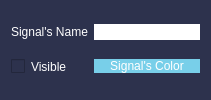
       <widget class="QFrame" name="frame_3">
        <property name="sizePolicy">
         <sizepolicy hsizetype="Maximum" vsizetype="Minimum">
          <horstretch>0</horstretch>
          <verstretch>0</verstretch>
         </sizepolicy>
        </property>
        <property name="styleSheet">
         <string notr="true">background-color: rgb(45, 50, 77);
border-radius: 25px;
buttoon-shadow: 2px 2px 5px rgb(0, 0, 0);
widget-shadow: 2px 2px 5px rgb(0, 0, 0);</string>
        </property>
        <property name="frameShape">
         <enum>QFrame::StyledPanel</enum>
        </property>
        <property name="frameShadow">
         <enum>QFrame::Raised</enum>
        </property>
        <layout class="QGridLayout" name="gridLayout_3">
         <item row="0" column="0">
          <widget class="QLabel" name="signal_name_label_graph_3">
           <property name="styleSheet">
            <string notr="true">color: rgb(255, 255, 255);
font: italic 10pt &quot;Georgia&quot;;
</string>
           </property>
           <property name="text">
            <string>Signal's Name</string>
           </property>
          </widget>
         </item>
         <item row="0" column="1">
          <widget class="QLineEdit" name="signal_name_lineEdit_graph_3">
           <property name="styleSheet">
            <string notr="true">border-radius: 10px;
border-shadow: 2px 2px 5px rgb(0, 0, 0);
background-color: rgb(255, 255, 255);</string>
           </property>
          </widget>
         </item>
         <item row="1" column="0">
          <widget class="QCheckBox" name="visible_checkBox_graph_3">
           <property name="styleSheet">
            <string notr="true">color: rgb(255, 255, 255);
font: italic 10pt &quot;Georgia&quot;;

</string>
           </property>
           <property name="text">
            <string>Visible</string>
           </property>
          </widget>
         </item>
         <item row="1" column="1">
          <widget class="QPushButton" name="signal_color_button_graph_3">
           <property name="cursor">
            <cursorShape>SplitVCursor</cursorShape>
           </property>
           <property name="mouseTracking">
            <bool>true</bool>
           </property>
           <property name="toolTip">
            <string>&lt;html&gt;&lt;head/&gt;&lt;body&gt;&lt;p&gt;&lt;br/&gt;&lt;/p&gt;&lt;/body&gt;&lt;/html&gt;</string>
           </property>
           <property name="whatsThis">
            <string>&lt;html&gt;&lt;head/&gt;&lt;body&gt;&lt;p&gt;&lt;span style=&quot; color:#ffffff;&quot;&gt;)pen&lt;/span&gt;&lt;/p&gt;&lt;/body&gt;&lt;/html&gt;</string>
           </property>
           <property name="styleSheet">
            <string notr="true">font: italic 10pt &quot;Georgia&quot;;
font: 12pt &quot;Georgia&quot;;

color: rgb(255, 255, 255);
background-color: rgb(120, 207, 233);
buttoon-shadow: 2px 2px 5px rgb(0, 0, 0);
border-radius: 10px;</string>
           </property>
           <property name="text">
            <string>Signal's Color</string>
           </property>
          </widget>
         </item>
        </layout>
       </widget>
